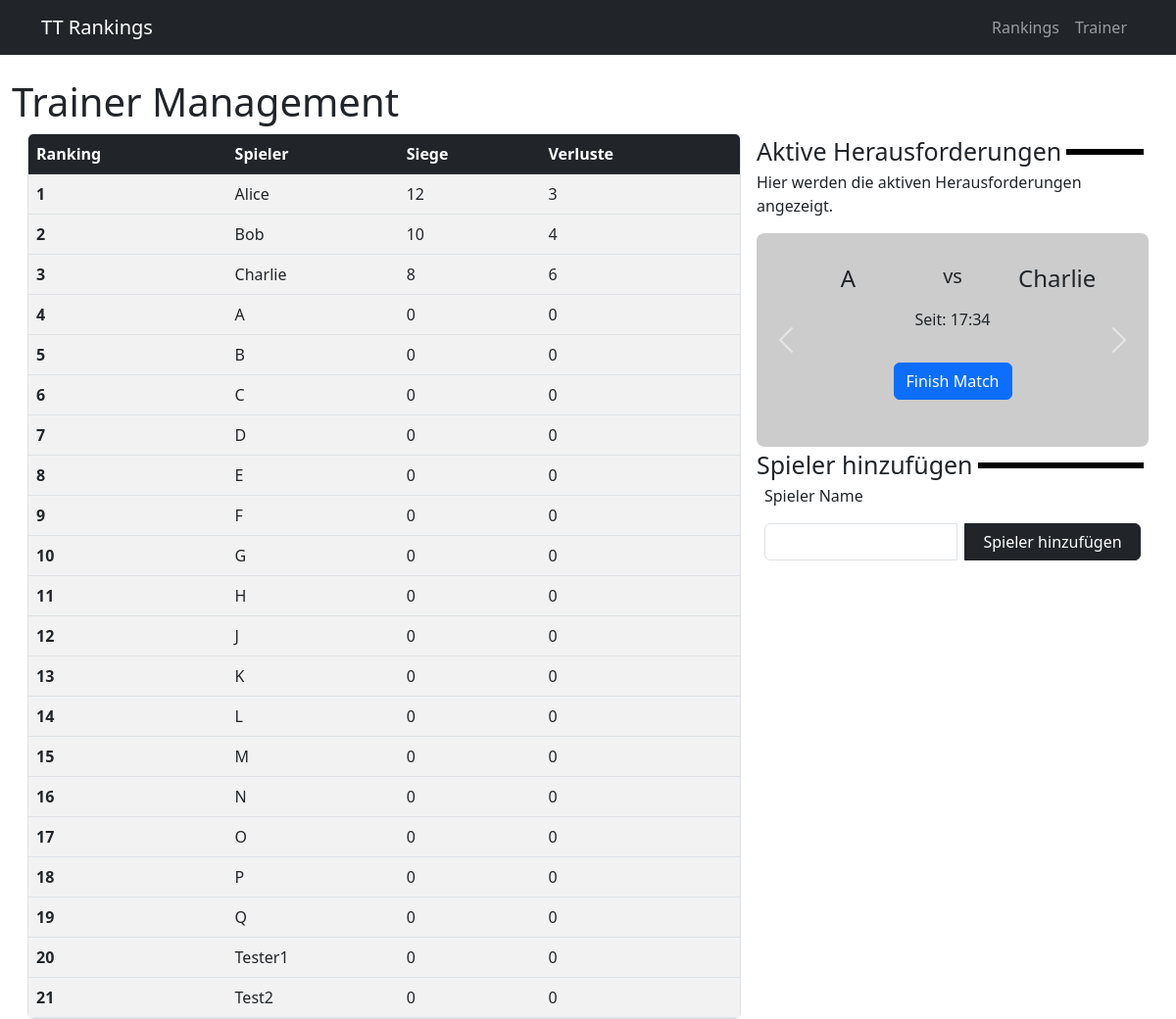
Page /trainer on the committed database.
### app.py (models this page shows)
class Players(db.Model):
    id = db.Column(db.Integer, primary_key=True)
    ranking = db.Column(db.Integer, nullable=False)
    name = db.Column(db.String(100), nullable=False)
    wins = db.Column(db.Integer, nullable=False)
    losses = db.Column(db.Integer, nullable=False)
    setsWon = db.Column(db.Integer, nullable=False)
    setsLost = db.Column(db.Integer, nullable=False)

class OnGoingMatches(db.Model):
    id = db.Column(db.Integer, primary_key=True)
    challenger = db.Column(db.String(100), nullable=False)
    challengerId = db.Column(db.Integer, nullable=False)
    defender = db.Column(db.String(100), nullable=False)
    defenderId = db.Column(db.Integer, nullable=False)
    timeStarted = db.Column(db.DateTime, nullable=False)

### app.py (the view)
@app.route('/trainer')
def trainer():
    players = Players.query.order_by(Players.ranking).all()  # Use capital P for the class
    activeMatches = OnGoingMatches.query.order_by(OnGoingMatches.timeStarted.asc()).all()  # Use capital O for the class
    return render_template('trainer.html', players=players, activeMatches=activeMatches)

### templates/trainer.html (shortened to what this page needs)
{% extends "base.html" %}
{% block content %}
<h1>Trainer Management</h1>
<div class="normalView">
    <div class="gridContainer">
        <div class="tableColumn">
            <div class="table-responsive">
                <table class="table table-striped table-hover" id="playerTableNormal">
                    <thead class="table-dark">
                        <tr>
                            <th>Ranking</th>
                            <th>Spieler</th>
                            <th>Siege</th>
                            <th>Verluste</th>
                        </tr>
                    </thead>
                    <tbody>
                        {% for player in players %}
                        <tr class="player-row" data-player-id="{{ player.ranking }}" data-player-name="{{ player.name }}">
                            <td><strong>{{ player.ranking }}</strong></td>
                            <td>{{ player.name }}</td>
                            <td>{{ player.wins }}</td>
                            <td>{{ player.losses }}</td>
                        </tr>
                        {% endfor %}
                    </tbody>
                </table>
            </div>
        </div>
        <div class="otherColumn">
            <div class="Divider">Aktive Herausforderungen</div>
            <div class="activeMatches">
                <p>Hier werden die aktiven Herausforderungen angezeigt.</p>
                {% if activeMatches %}
                    <div id="activeMatchesCarouselNormal" class="carousel slide">
                        <div class="carousel-inner">
                            <div class="carousel-item active">
                                <div class="d-flex flex-column justify-content-center d-block w-100">
                                    <div class="container text-center">
                                        <div class="row">
                                            <div class="col">
                                                <h4>{{ activeMatches[0].challenger }}</h5>
                                            </div>
                                            <div class="col">
                                            <h5>vs</h5>
                                            </div>
                                            <div class="col">
                                                <h4>{{ activeMatches[0].defender }}</h5>
                                            </div>
                                        </div>
                                    </div>
                                    <p>Seit: {{ activeMatches[0].timeStarted.strftime('%H:%M') }}</p>
                                    <button type="button" class="btn btn-primary" data-bs-toggle="modal" data-bs-target="#finishMatchModal">Finish Match</button>
                                </div>
                            </div>
                        </div>
                        <button class="carousel-control-prev" type="button" data-bs-target="#activeMatchesCarouselNormal" data-bs-slide="prev">
                            <span class="carousel-control-prev-icon" aria-hidden="true"></span>
                        </button>
                        <button class="carousel-control-next" type="button" data-bs-target="#activeMatchesCarouselNormal" data-bs-slide="next">
                            <span class="carousel-control-next-icon" aria-hidden="true"></span>
                        </button>
                    </div>
                {% else %}
                    <p>Aktuell gibt es keine aktiven Herausforderungen.</p>
                {% endif %}
            </div>
            <div class="Divider">Spieler hinzufügen</div>
            <div class="PlayerForm">
                <form method="post" action="/trainer/player_add">
                    <div class="mb-3">
                        <label for="name" class="form-label">Spieler Name</label>
                        <div class="input-group">
                            <input type="text" class="form-control" id="name" name="name" required>
                            <button type="submit" class="btn btn-dark">Spieler hinzufügen</button>
                        </div>
                    </div>
                </form>
            </div>
        </div>
    </div>
</div>
{% endblock %}

### static/CSS/Main.css (style rules this page uses)
.normalView { display: none; }
@media (min-width: 1000px) { .normalView { display: block; } }
.gridContainer { width: 100%; max-width: 100vw; display: grid; grid-template-columns: 1fr 400px; grid-template-rows: 1fr; grid-column-gap: 1rem; grid-row-gap: 0px; box-sizing: border-box; padding: 0 1rem; height: 100vh; max-height: 100vh; }
.tableColumn { grid-area: 1 / 1 / 2 / 2; min-width: 0; height: 100%; display: flex; flex-direction: column; }
.table-responsive { flex: 1 1 0%; min-height: 0; overflow-y: auto; overflow-x: auto; border: 1px solid #dee2e6; border-radius: 0.375rem; }
.table-responsive table { margin-bottom: 0; }
.table-responsive thead th { position: sticky; top: 0; background-color: var(--bs-dark); z-index: 10; }
.otherColumn { grid-area: 1 / 2 / 2 / 3; max-width: 400px; width: 100%; overflow-y: auto; height: 100%; max-height: none; }
.Divider { font-size: 25px; display: flex; align-items: center; }
.Divider::after { flex: 1; content: ''; padding: 3px; background-color: black; margin: 5px; }
.input-group { display: flex; flex-direction: row; align-items: center; width: 100%; }
.input-group * { margin: 0.5rem; width: 45%; }
label { margin-left: 0.5rem; }
.carousel-item { background-color: rgba(0, 0, 0, 0.2); padding: 2rem; padding-left: 2.5rem; padding-right: 2.5rem; border-radius: 0.5rem; text-align: center; }
.carousel-item > * { width: 100%; margin-bottom: 1rem; }
.carousel-item p { text-align: center; margin-top: 0.5rem; }
.carousel-item .btn { display: block; margin: 1rem auto 0 auto; width: fit-content; align-self: center; }

### rows in the picture
Players: ranking "1", name "Alice", wins "12", losses "3"
Players: ranking "2", name "Bob", wins "10", losses "4"
Players: ranking "3", name "Charlie", wins "8", losses "6"
Players: ranking "4", name "A", wins "0", losses "0"
Players: ranking "5", name "B", wins "0", losses "0"
Players: ranking "6", name "C", wins "0", losses "0"
Players: ranking "7", name "D", wins "0", losses "0"
Players: ranking "8", name "E", wins "0", losses "0"
Players: ranking "9", name "F", wins "0", losses "0"
Players: ranking "10", name "G", wins "0", losses "0"
Players: ranking "11", name "H", wins "0", losses "0"
Players: ranking "12", name "J", wins "0", losses "0"
Players: ranking "13", name "K", wins "0", losses "0"
Players: ranking "14", name "L", wins "0", losses "0"
Players: ranking "15", name "M", wins "0", losses "0"
Players: ranking "16", name "N", wins "0", losses "0"
Players: ranking "17", name "O", wins "0", losses "0"
Players: ranking "18", name "P", wins "0", losses "0"
Players: ranking "19", name "Q", wins "0", losses "0"
Players: ranking "20", name "Tester1", wins "0", losses "0"
Players: ranking "21", name "Test2", wins "0", losses "0"
OnGoingMatches: challenger "A", defender "Charlie", timeStarted "17:34"
